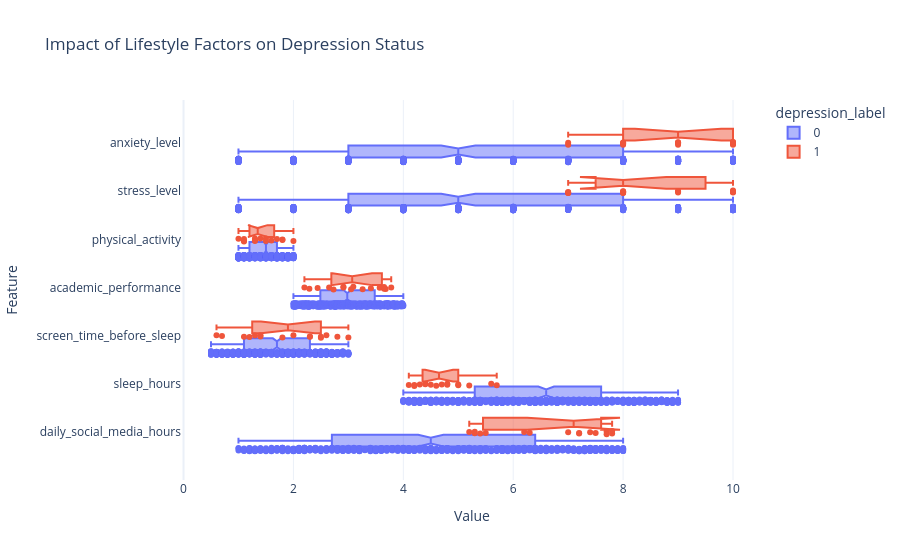

Notebook cell for this chart:
### Code cell
features = ['daily_social_media_hours', 'sleep_hours', 'screen_time_before_sleep', 
            'academic_performance', 'physical_activity', 'stress_level', 'anxiety_level']

# Melting the dataframe makes it easier to plot all features at once with one command
df_melted = df.melt(id_vars=['depression_label'], value_vars=features, 
                    var_name='Feature', value_name='Value')

fig = px.box(df_melted, 
             x="Value", 
             y="Feature", 
             color="depression_label",
             points="all",
             notched=True,
             title="Impact of Lifestyle Factors on Depression Status",
             height=1000, 
             template="plotly_white")

fig.update_layout(boxmode='group')
fig.show()

### Figure 1 — Plotly figure (JSON) as saved in the notebook; plotly's stock layout.template omitted (floating-point values rounded to 4 significant figures; data arrays with more than 128 entries replaced by an {"elided": "..."} marker saying what was removed)
{"data": [{"alignmentgroup": "True", "boxpoints": "all", "hovertemplate": "depression_label=0<br>Value=%{x}<br>Feature=%{y}<extra></extra>", "legendgroup": "0", "marker": {"color": "#636efa"}, "name": "0", "notched": true, "offsetgroup": "0", "orientation": "h", "showlegend": true, "type": "box", "x": {"elided": "4459 float values"}, "x0": " ", "xaxis": "x", "y": {"elided": "4459 str values"}, "y0": " ", "yaxis": "y"}, {"alignmentgroup": "True", "boxpoints": "all", "hovertemplate": "depression_label=1<br>Value=%{x}<br>Feature=%{y}<extra></extra>", "legendgroup": "1", "marker": {"color": "#EF553B"}, "name": "1", "notched": true, "offsetgroup": "1", "orientation": "h", "showlegend": true, "type": "box", "x": [6.2, 7.8, 7.5, 7.2, 5.2, 7.7, 7, 5.3, 5.3, 7.2, 7.7, 5.4, 5.5, 7.4, 7.8, 6.3, 4.1, 5, 4.8, 4.2, 4.3, 4.2, 4.5, 5.6, 4.7, 5, 4.4, 5.2, 5.7, 4.4, 4.6, 4.8, 2.8, 1.8, 0.7, 2.5, 1.3, 2.6, 2.3, 2.5, 1.1, 1.4, 2, 0.6, 2.3, 1.4, 3, 1.2, 3.41, 3.57, 2.91, 2.65, 2.29, 2.2, 3.26, 2.73, 3.68, 3.65, 3.09, 3.65, 3.05, 3.78, 2.44, 2.91, 1.1, 1.5, 2, 1.6, 1.3, 1.8, 1.7, 1.3, 1.8, 1.1, 1, 1.5, 1.3, 1.1, 1.4, 1.3, 7, 8, 10, 10, 10, 8, 9, 7, 10, 8, 8, 7, 7, 9, 8, 9, 8, 10, 9, 9, 8, 9, 10, 10, 8, 8, 7, 9, 8, 7, 10, 10], "x0": " ", "xaxis": "x", "y": ["daily_social_media_hours", "daily_social_media_hours", "daily_social_media_hours", "daily_social_media_hours", "daily_social_media_hours", "daily_social_media_hours", "daily_social_media_hours", "daily_social_media_hours", "daily_social_media_hours", "daily_social_media_hours", "daily_social_media_hours", "daily_social_media_hours", "daily_social_media_hours", "daily_social_media_hours", "daily_social_media_hours", "daily_social_media_hours", "sleep_hours", "sleep_hours", "sleep_hours", "sleep_hours", "sleep_hours", "sleep_hours", "sleep_hours", "sleep_hours", "sleep_hours", "sleep_hours", "sleep_hours", "sleep_hours", "sleep_hours", "sleep_hours", "sleep_hours", "sleep_hours", "screen_time_before_sleep", "screen_time_before_sleep", "screen_time_before_sleep", "screen_time_before_sleep", "screen_time_before_sleep", "screen_time_before_sleep", "screen_time_before_sleep", "screen_time_before_sleep", "screen_time_before_sleep", "screen_time_before_sleep", "screen_time_before_sleep", "screen_time_before_sleep", "screen_time_before_sleep", "screen_time_before_sleep", "screen_time_before_sleep", "screen_time_before_sleep", "academic_performance", "academic_performance", "academic_performance", "academic_performance", "academic_performance", "academic_performance", "academic_performance", "academic_performance", "academic_performance", "academic_performance", "academic_performance", "academic_performance", "academic_performance", "academic_performance", "academic_performance", "academic_performance", "physical_activity", "physical_activity", "physical_activity", "physical_activity", "physical_activity", "physical_activity", "physical_activity", "physical_activity", "physical_activity", "physical_activity", "physical_activity", "physical_activity", "physical_activity", "physical_activity", "physical_activity", "physical_activity", "stress_level", "stress_level", "stress_level", "stress_level", "stress_level", "stress_level", "stress_level", "stress_level", "stress_level", "stress_level", "stress_level", "stress_level", "stress_level", "stress_level", "stress_level", "stress_level", "anxiety_level", "anxiety_level", "anxiety_level", "anxiety_level", "anxiety_level", "anxiety_level", "anxiety_level", "anxiety_level", "anxiety_level", "anxiety_level", "anxiety_level", "anxiety_level", "anxiety_level", "anxiety_level", "anxiety_level", "anxiety_level"], "y0": " ", "yaxis": "y"}], "layout": {"autosize": true, "boxmode": "group", "legend": {"title": {"text": "depression_label"}, "tracegroupgap": 0}, "title": {"text": "Impact of Lifestyle Factors on Depression Status"}, "xaxis": {"anchor": "y", "autorange": true, "domain": [0, 1], "range": [-0.02778, 10.53], "title": {"text": "Value"}, "type": "linear"}, "yaxis": {"anchor": "x", "autorange": true, "domain": [0, 1], "range": [-0.9567, 6.892], "title": {"text": "Feature"}, "type": "category"}}}
